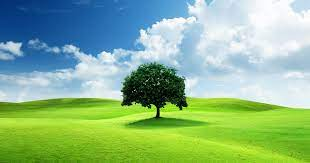
#> input picture flower.png, 310 x 163 px
$ python imageenc.py
#> lines starting #> are read from the running program, lines starting #| are printed output that depends on the picture
#> the answer given: flower.png
import random
from PIL import Image

def generate_key(size):
#> called with size = 1024
    key = []
    for _ in range(size):
        key.append(random.randint(0, 255))
#> the answer given: 1
    return key

def encrypt_image(image_path, key):
#> called with image_path = 'flower.png'
    with open(image_path, 'rb') as image_file:
        image = Image.open(image_file)
#> image is the input picture: PIL image 310x163 RGB; mean R, G, B 140.1, 183.3, 140.3
        image_data = image.tobytes()

    encrypted_data = bytearray()
    for i in range(len(image_data)):
        encrypted_data.append(image_data[i] ^ key[i % len(key)])

    encrypted_image = Image.frombytes(image.mode, image.size, bytes(encrypted_data))
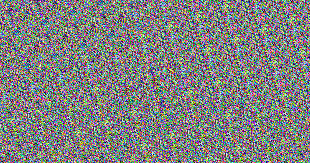
#> encrypted_image: PIL image 310x163 RGB; mean R, G, B 127.4, 128, 127.8
    encrypted_image_path = 'encrypted_image.png'
    encrypted_image.save(encrypted_image_path)

    password = input("Enter the password for the encrypted image: ")
#> the answer given: flower.png
    with open('key.txt', 'w') as key_file:
        key_file.write(f'{password}\n')
        for k in key:
            key_file.write(f'{k}\n')

    return encrypted_image_path

def decrypt_image(encrypted_image_path):
    password = input("Enter the password for the encrypted image: ")
    with open('key.txt', 'r') as key_file:
        file_password = key_file.readline().strip()
        if password != file_password:
            print("Wrong password. Please try again.")
            return None

        key = []
        for i in range(1024):
            key.append(int(key_file.readline().strip()))

    with open(encrypted_image_path, 'rb') as encrypted_file:
        encrypted_image = Image.open(encrypted_file)
        encrypted_data = encrypted_image.tobytes()

    decrypted_data = bytearray()
    for i in range(len(encrypted_data)):
        decrypted_data.append(encrypted_data[i] ^ key[i % len(key)])

    decrypted_image = Image.frombytes(encrypted_image.mode, encrypted_image.size, bytes(decrypted_data))
    decrypted_image_path = 'decrypted_image.png'
    decrypted_image.save(decrypted_image_path)

    return decrypted_image_path

def main():
    image_path = input("Enter the path of the image file: ")
    key_size = 1024
    key = generate_key(key_size)
    while True:
        print("Menu:")
        print("1. Encrypt the image")
        print("2. Decrypt the image")
        print("3. Exit")
        choice = input("Enter your choice (1, 2, or 3): ")
        if choice == '1':
            encrypted_image = encrypt_image(image_path, key)
            print(f"Image encrypted successfully: {encrypted_image}")
        elif choice == '2':
            decrypted_image = decrypt_image('encrypted_image.png')
            if decrypted_image:
                print(f"Image decrypted successfully: {decrypted_image}")
        elif choice == '3':
            print("Exiting the program...")
            break
        else:
            print("Invalid choice. Please try again.")

if __name__ == '__main__':
#> (the run stopped early here; a loop or call above may not have finished)
